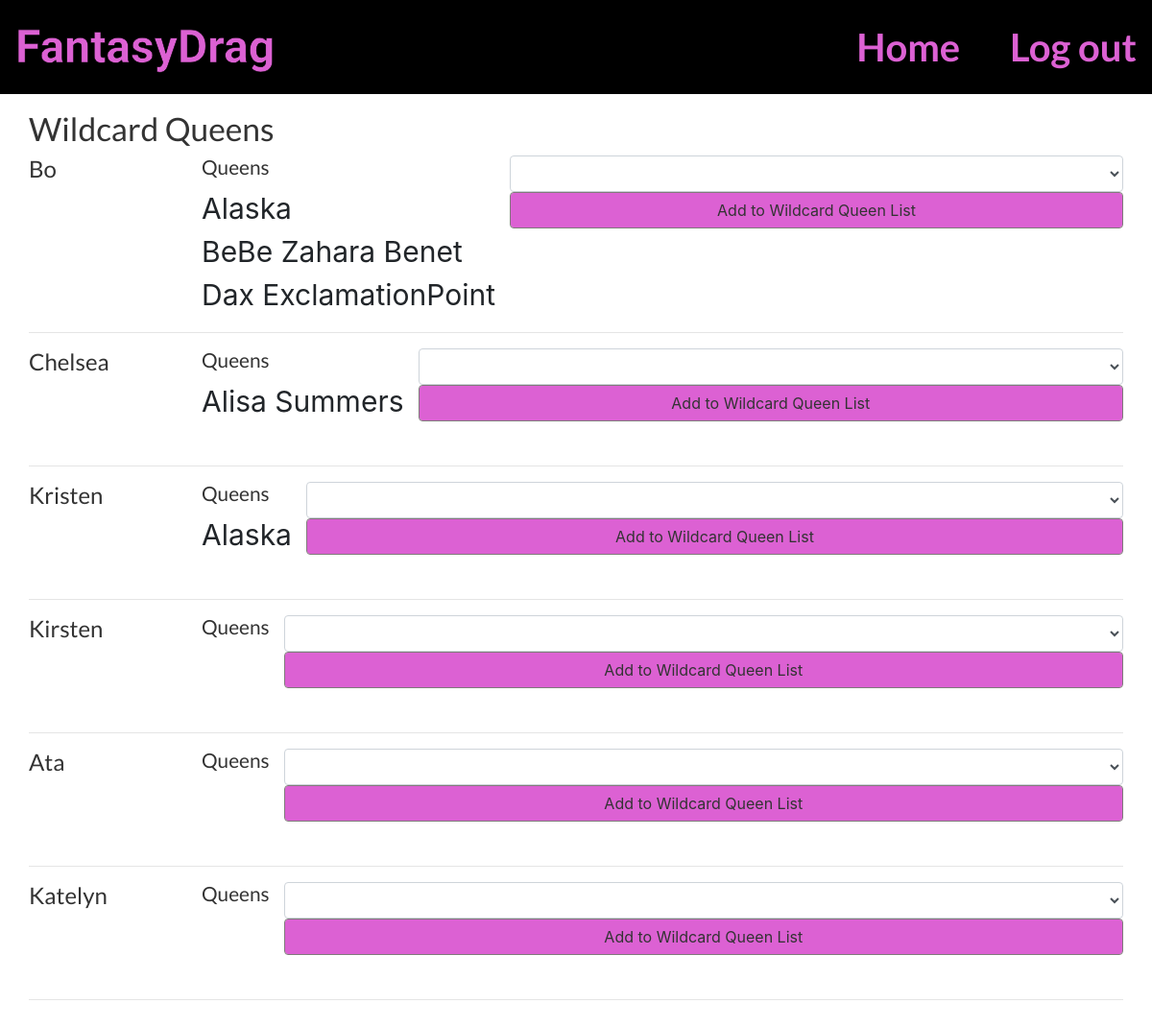
The app's page /panel/1/wildcards/ (signed in) with its own data.
### fantasydrag/models.py (models this page shows, shortened)
class Participant(models.Model):
    name = models.CharField(max_length=100)
    user = models.ForeignKey(User, blank=True, null=True, on_delete=models.SET_NULL)
    site_admin = models.BooleanField(default=False)
    episodes = models.ManyToManyField(Episode)

class WildCardQueen(models.Model):
    participant = models.ForeignKey(Participant, on_delete=models.CASCADE)
    queen = models.ForeignKey(Queen, on_delete=models.CASCADE)
    panel = models.ForeignKey(Panel, on_delete=models.CASCADE)

class Queen(models.Model):
    name = models.CharField(max_length=100)
    class Meta:
        ordering = ('name', )

### fantasydrag/views.py (the view, shortened to what this page needs)
# urls.py: path('panel/<int:panel_id>/wildcards/', views.WildCardList.as_view(), name='panel_wildcards'),
class WildCardList(AuthenticatedView):
    def setup(self, request, *args, **kwargs):
        super(WildCardList, self).setup(request, *args, **kwargs)
        self.template = loader.get_template('pages/wildcardlist.html')
        self.queens = Queen.objects.exclude(pk__in=[q.pk for q in self.panel.drag_race.queens.all()])
    def get(self, request, *args, **kwargs):
        return HttpResponse(self.template.render(self.context, request))

### fantasydrag/templatetags/helper_tags.py (called while the page is built)
@register.filter(name='wildcard_queens')
def wildcard_queens(participant, panel):
    return participant.wildcardqueen_set.filter(panel=panel).all()

@register.filter(name='available_wildcard_queens')
def available_wildcard_queens(participant, panel):
    this_season_queen_ids = [q.id for q in panel.drag_race.queens.all()]
    participant_wildcard_queen_ids = [q.id for q in participant.wildcardqueen_set.filter(panel=panel).all()]
    exclude_id_list = this_season_queen_ids + participant_wildcard_queen_ids
    return Queen.objects.exclude(id__in=exclude_id_list).all()

### fantasydrag/views.py (called while the page is built)
    def setup(self, request, *args, **kwargs):
        super(AuthenticatedView, self).setup(request, *args, **kwargs)
        self.user = request.user
        self.participant = Participant.objects.get(user=self.user)
        self.is_site_admin = self.participant.site_admin
        self.context = {
            'participant': self.participant,
            'is_site_admin': self.is_site_admin
        }
        if 'panel_id' in kwargs:
            self.panel = self.participant.panel_set.get(pk=kwargs['panel_id'])
            self.is_captain = self.participant in self.panel.captains.all()
            self.context.update(
                {
                    'is_captain': self.is_captain,
                    'panel': self.panel
                }
            )

### templates/pages/wildcardlist.html (shortened to what this page needs)
{% extends 'base.html' %}
{% load helper_tags %}
{% block page_content %}
	<div class="row">
		<div class="col">
			<h1>Wildcard Queens</h1>
		</div>
	</div>
	{% for participant in panel.participants.all %}
		<div class="row">
			<div class="col-2">
				<h3>{{participant.name}}</h3>
			</div>
			<div class="row">
				<div class="col">
					<h4>Queens</h4>
				{% with participant|wildcard_queens:panel as wildqueens %}
					<ul>
						{% for wildqueen in wildqueens %}
							<li>{{wildqueen.queen.name}}</li>
						{% endfor %}
					</ul>
				{% endwith %}
				</div>
			</div>
			{% if is_captain %}
			{% with participant|available_wildcard_queens:panel as availablequeens %}
			<div class="col">
				<form method="POST" action="">
					<select name="wildcard_queen" id="id_wildcard_queen" class="form-control">
						<option></option>
						{% for queen in availablequeens %}
							<option value="{{queen.pk}}">{{queen.name}}</option>
						{% endfor %}
					</select>
					<input type="submit" id="id_addwildqueen" name="addwildqueen" value="Add to Wildcard Queen List" class="form-control btn btn-primary"/>
				</form>
			</div>
			{% endwith %}
			{% endif %}
		</div>
		<hr />
	{% endfor %}
{% endblock %}

### static/app.css (style rules this page uses)
body { font-size: 30px !important; background-color: #ffffff !important; }
.btn { color: #333333; border-color: #807b7b; }
.btn-primary { background-color: #dc61d3; }
ul { list-style-type: none; margin: 0; padding: 0; }
h1, .h1 { color: #333333; font-family: "Lato", sans-serif; font-size: 2.1rem; }
h3, .h3 { color: #333333; font-family: "Lato", sans-serif; font-size: 1.5rem; }
h4, .h4 { color: #333333; font-family: "Lato", sans-serif; font-size: 1.3rem; }

### records on screen
Participant: name "Bo"
WildCardQueen: queen.name "Alaska"
WildCardQueen: queen.name "BeBe Zahara Benet"
WildCardQueen: queen.name "Dax ExclamationPoint"
Participant: name "Chelsea"
WildCardQueen: queen.name "Alisa Summers"
Participant: name "Kristen"
WildCardQueen: queen.name "Alaska"
Participant: name "Kirsten"
Participant: name "Ata"
Participant: name "Katelyn"
